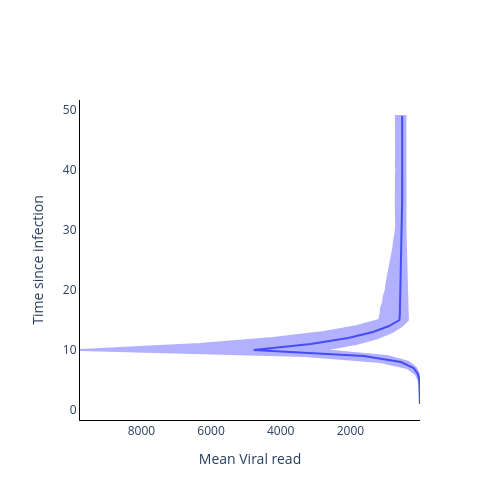

Notebook code cell kept with this figure:
### Code cell
fig = go.Figure()

fig.add_trace(
    go.Scatter(
        y=time_from_infec,
        x=np.mean(vr_val, axis=1),
        mode='lines',
        name='Mean Viral read',
        showlegend=False,
    )
)

fig.add_trace(
    go.Scatter(
        y=time_from_infec.tolist() + time_from_infec.tolist()[::-1],
        x=np.quantile(vr_val, 0.975, axis=1).tolist() + np.quantile(vr_val, 0.025, axis=1).tolist()[::-1],
        mode='lines',
        fill='toself',
        fillcolor='blue',
        line_color='blue',
        opacity=0.3,
        showlegend=False,
    )
)

# Add axis labels
fig.update_layout(
    width=500, 
    height=500,
    plot_bgcolor='white',
    xaxis=dict(
        linecolor='black',
        title = 'Mean Viral read',
        autorange='reversed'
        ),
    yaxis=dict(
        linecolor='black',
        title = 'Time since infection'),
    #legend=dict(
    #    orientation="h",
    #    yanchor="bottom",
    #    y=1.02,
    #    xanchor="right",
    #    x=1
    #)
    )

fig.write_image('images/Optimal_sampling_Viral_read_model.pdf')
fig.show()

### Figure 1 — Plotly figure (JSON) as saved in the notebook; plotly's stock layout.template omitted (floating-point values rounded to 4 significant figures)
{"data": [{"mode": "lines", "name": "Mean Viral read", "showlegend": false, "type": "scatter", "x": [2.447, 2.457, 2.454, 7.213, 21.3, 62.92, 184.7, 548.0, 1615.0, 4776.0, 3136.0, 2065.0, 1348.0, 891.3, 591.2, 580.1, 576.3, 567.1, 563.9, 559.4, 554.5, 549.7, 545.3, 536.9, 533.1, 531.3, 524.3, 521.2, 516.5, 511.7, 512.5, 513.6, 513.9, 513.7, 512.9, 512.7, 513.2, 514.6, 512.9, 511.7, 512.1, 512.8, 513.2, 513.5, 513.0, 512.3, 512.3, 513.4, 513.0], "y": [1, 2, 3, 4, 5, 6, 7, 8, 9, 10, 11, 12, 13, 14, 15, 16, 17, 18, 19, 20, 21, 22, 23, 24, 25, 26, 27, 28, 29, 30, 31, 32, 33, 34, 35, 36, 37, 38, 39, 40, 41, 42, 43, 44, 45, 46, 47, 48, 49]}, {"fill": "toself", "fillcolor": "blue", "line": {"color": "blue"}, "mode": "lines", "opacity": 0.3, "showlegend": false, "type": "scatter", "x": [5.033, 5.032, 4.985, 15.12, 42.78, 131.2, 372.4, 1134.0, 3314.0, 9763.0, 6335.0, 4223.0, 2767.0, 1804.0, 1180.0, 1134.0, 1120.0, 1063.0, 1041.0, 983.0, 967.5, 933.1, 912.5, 865.2, 822.8, 803.9, 767.4, 750.5, 714.2, 692.7, 686.9, 692.8, 701.0, 696.4, 698.2, 694.6, 697.3, 693.5, 692.3, 683.5, 697.0, 688.7, 688.4, 690.3, 689.7, 698.0, 687.5, 688.0, 692.3, 420.5, 421.2, 421.0, 421.7, 421.7, 422.4, 421.7, 419.8, 421.6, 420.0, 420.5, 422.3, 421.5, 421.2, 421.0, 422.1, 422.2, 422.9, 421.9, 420.3, 416.3, 409.2, 404.8, 400.8, 394.6, 391.1, 383.2, 379.8, 374.9, 371.2, 363.4, 360.7, 354.5, 351.1, 349.3, 524.4, 801.5, 1213.0, 1835.0, 2814.0, 948.1, 322.1, 109.1, 37.02, 12.51, 4.223, 1.442, 1.455, 1.451], "y": [1, 2, 3, 4, 5, 6, 7, 8, 9, 10, 11, 12, 13, 14, 15, 16, 17, 18, 19, 20, 21, 22, 23, 24, 25, 26, 27, 28, 29, 30, 31, 32, 33, 34, 35, 36, 37, 38, 39, 40, 41, 42, 43, 44, 45, 46, 47, 48, 49, 49, 48, 47, 46, 45, 44, 43, 42, 41, 40, 39, 38, 37, 36, 35, 34, 33, 32, 31, 30, 29, 28, 27, 26, 25, 24, 23, 22, 21, 20, 19, 18, 17, 16, 15, 14, 13, 12, 11, 10, 9, 8, 7, 6, 5, 4, 3, 2, 1]}], "layout": {"height": 500, "plot_bgcolor": "white", "width": 500, "xaxis": {"autorange": "reversed", "linecolor": "black", "title": {"text": "Mean Viral read"}}, "yaxis": {"linecolor": "black", "title": {"text": "Time since infection"}}}}
